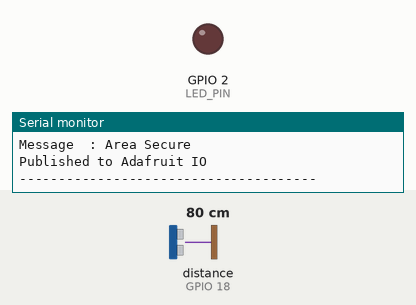
Recording of a sketch running on a simulated ESP32. On the bench: output pins drawn as LEDs (lit = HIGH), the last lines printed to the serial monitor. Wiring (from diagram.json): ultrasonic range finder: trigger GPIO 5; echo GPIO 18. Inputs (shaded band) come from the test bench; at power-on: distance to the obstacle (sensor on GPIO 18) 80 cm. The echo pulse lasts 58.3 µs per cm; WiFi joins after 1.5 s; servers stay silent unless stated; no MQTT or app messages arrive unless stated; pins used as bus, display or sensor lines are not drawn.

Above: at 2.7 s.
2.8 s: distance to the obstacle (sensor on GPIO 18) set to 22 cm
5.5 s: distance to the obstacle (sensor on GPIO 18) set to 19 cm
At 7.0 s:
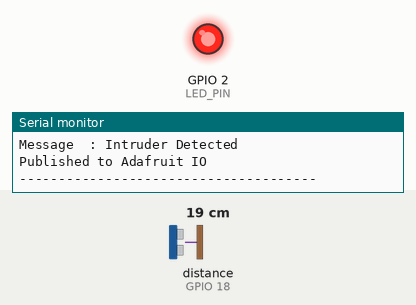
8.2 s: distance to the obstacle (sensor on GPIO 18) set to 35 cm
At 11.2 s:
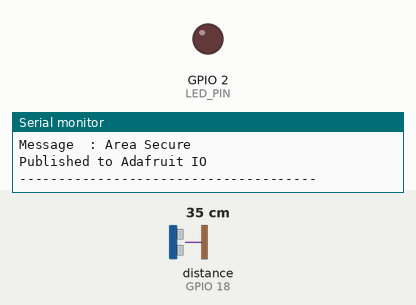
11.5 s: distance to the obstacle (sensor on GPIO 18) set to 2 cm
At 12.7 s:
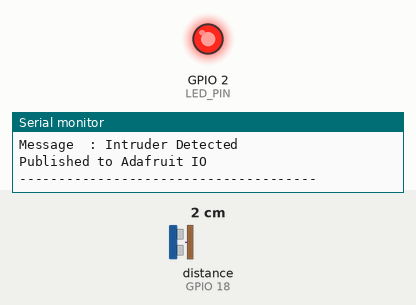
Timing chart, 0 to 14.5 s (numbered marks = the images above; inputs shaded):
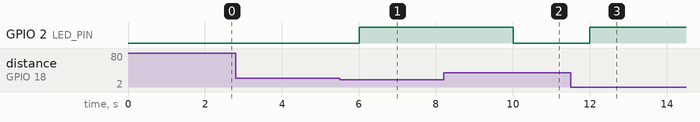

Measured:
- the behaviour switches between 21 and 20 cm on distance to the obstacle (sensor on GPIO 18) (found by bisection; images 0 and 1)
- after the input at 5.5 s, GPIO 2 (LED_PIN): LOW → HIGH after 0.50 s
- after the input at 8.2 s, GPIO 2 (LED_PIN): HIGH → LOW after 1.8 s
- after the input at 11.5 s, GPIO 2 (LED_PIN): LOW → HIGH after 0.50 s

The sketch:

sketch.ino
```cpp
/*
 * Project 03 - Cloud Connected Smart Security System
 * DecodeLabs IoT Internship
 *
 * ESP32 + HC-SR04 + LED + Adafruit IO MQTT
 */

#include <WiFi.h>
#include <PubSubClient.h>

// -------------------- Pins --------------------
#define TRIG_PIN 5
#define ECHO_PIN 18
#define LED_PIN 2

// -------------------- WiFi --------------------
const char* ssid = "YOUR_WIFI_SSID";
const char* password = "YOUR_WIFI_PASSWORD";

// -------------------- Adafruit IO --------------------
const char* mqttServer = "io.adafruit.com";
const int mqttPort = 1883;

const char* mqttUser = "YOUR_ADAFRUIT_AIO_USERNAME";
const char* mqttPassword = "YOUR_ADAFRUIT_AIO_KEY";

// MQTT Topics
const char* distanceFeed = "YOUR_ADAFRUIT_AIO_USERNAME/feeds/distance";
const char* statusFeed = "YOUR_ADAFRUIT_AIO_USERNAME/feeds/status";

// -------------------- Objects --------------------
WiFiClient espClient;
PubSubClient client(espClient);

// -------------------- Variables --------------------
unsigned long previousMillis = 0;
const unsigned long interval = 2000;

long duration;
float distance;

// =====================================================

void connectWiFi() {

  Serial.print("Connecting to WiFi");

  WiFi.begin(ssid, password);

  while (WiFi.status() != WL_CONNECTED) {

    delay(500);
    Serial.print(".");

  }

  Serial.println();
  Serial.println("WiFi Connected!");
  Serial.print("IP Address : ");
  Serial.println(WiFi.localIP());

}

// =====================================================

void connectMQTT() {

  client.setServer(mqttServer, mqttPort);

  while (!client.connected()) {

    Serial.print("Connecting to MQTT... ");

    if (client.connect("ESP32Client", mqttUser, mqttPassword)) {

      Serial.println("Connected!");

    } else {

      Serial.print("Failed (");
      Serial.print(client.state());
      Serial.println(")");
      Serial.println("Retrying in 2 seconds...");

      delay(2000);

    }

  }

}

// =====================================================

void setup() {

  Serial.begin(115200);

  pinMode(TRIG_PIN, OUTPUT);
  pinMode(ECHO_PIN, INPUT);
  pinMode(LED_PIN, OUTPUT);

  Serial.println();
  Serial.println("======================================");
  Serial.println(" Cloud Connected Security Node");
  Serial.println(" DecodeLabs Project 03");
  Serial.println("======================================");

  connectWiFi();
  connectMQTT();

  Serial.println();
  Serial.println("System Ready");
  Serial.println();

}

// =====================================================

void loop() {

  if (WiFi.status() != WL_CONNECTED) {

    Serial.println("WiFi Lost. Reconnecting...");
    connectWiFi();

  }

  if (!client.connected()) {

    Serial.println("MQTT Lost. Reconnecting...");
    connectMQTT();

  }

  client.loop();

  unsigned long currentMillis = millis();

  if (currentMillis - previousMillis >= interval) {

    previousMillis = currentMillis;

    // Trigger Sensor
    digitalWrite(TRIG_PIN, LOW);
    delayMicroseconds(2);

    digitalWrite(TRIG_PIN, HIGH);
    delayMicroseconds(10);
    digitalWrite(TRIG_PIN, LOW);

    // Measure Echo
    duration = pulseIn(ECHO_PIN, HIGH);

    // Calculate Distance
    distance = duration * 0.0343 / 2.0;

    Serial.println("--------------------------------------");

    Serial.print("Distance : ");
    Serial.print(distance);
    Serial.println(" cm");

    // Convert distance to string
    char distanceBuffer[10];
    dtostrf(distance, 4, 2, distanceBuffer);

    // Publish Distance
    client.publish(distanceFeed, distanceBuffer);

    if (distance < 20) {

      digitalWrite(LED_PIN, HIGH);

      Serial.println("Status   : ALERT");
      Serial.println("LED      : ON");
      Serial.println("Message  : Intruder Detected");

      client.publish(statusFeed, "ALERT");

    } else {

      digitalWrite(LED_PIN, LOW);

      Serial.println("Status   : SAFE");
      Serial.println("LED      : OFF");
      Serial.println("Message  : Area Secure");

      client.publish(statusFeed, "SAFE");

    }

    Serial.println("Published to Adafruit IO");
    Serial.println("--------------------------------------");
    Serial.println();

  }

}
```
